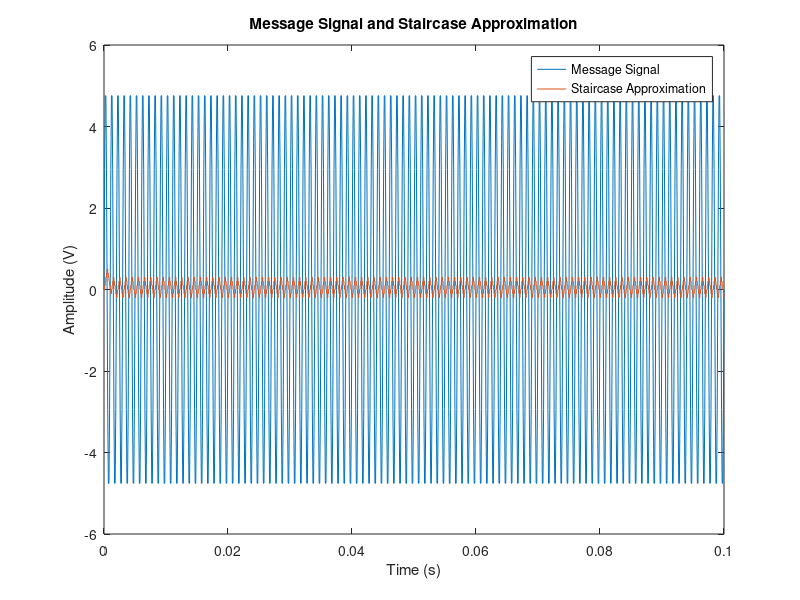
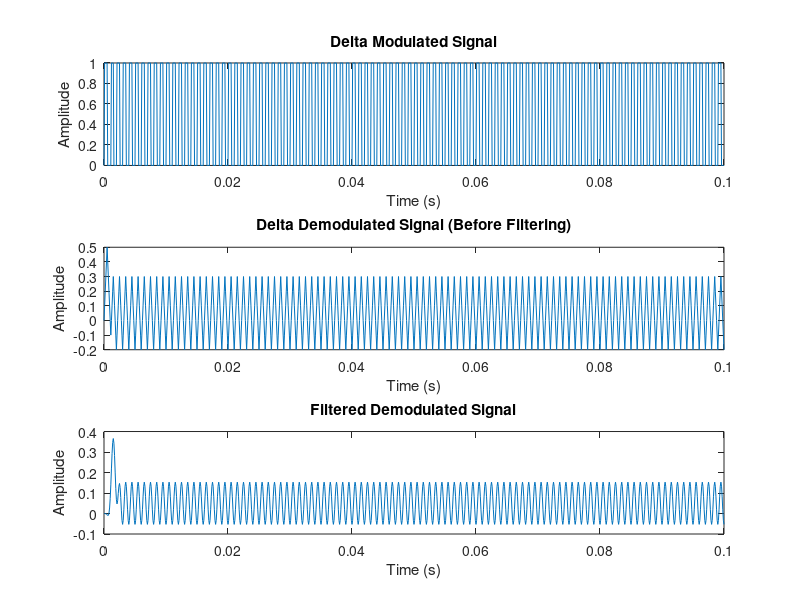

Recreate these plots in MATLAB, in order.
clc;
clear all;
close all;

% Parameters
fs = 10000;         % Sampling frequency
fm = 1000;          % Message signal frequency
t = 0:1/fs:0.1;     % Time vector (0.1 seconds duration)
Am = 5;             % Amplitude of the message signal
del = 0.1;          % Step size for delta modulation

% Generate message signal
x = Am * sin(2*pi*fm*t);  % Message signal with peak voltage of 5V

% Plot the message signal
figure;
plot(t, x);
hold on;
title('Message Signal');
xlabel('Time (s)');
ylabel('Amplitude (V)');

% Initialize variables for delta modulation
y = 0;              % Output DM signal (0 or 1)
strc = 0;           % Staircase approximation (integrator output)

% Delta Modulation
for i = 1:length(x)-1
    if strc(i) <= x(i)
        d = 1;
        strc(i+1) = strc(i) + del;
    else
        d = 0;
        strc(i+1) = strc(i) - del;
    end
    y = [y d];
end

% Plot the staircase approximation
stairs(t, strc);
title('Message Signal and Staircase Approximation');
legend('Message Signal', 'Staircase Approximation');
hold off;

% Mean Squared Error calculation
MSE = sum((x - strc).^2) / length(x);
disp(['Mean Squared Error (MSE): ', num2str(MSE)]);

% Plot delta modulated signal
figure;
subplot(3,1,1);
plot(t, y(1:length(t)));  % Ensure y and t are the same length
title('Delta Modulated Signal');
xlabel('Time (s)');
ylabel('Amplitude');

% Delta Demodulation
y_demod = 0;       % Initialize demodulated signal
strc_demod = 0;    % Initialize staircase approximation for demodulation

for i = 2:length(y)
    if y(i) == 1
        strc_demod = strc_demod + del;
    else
        strc_demod = strc_demod - del;
    end
    y_demod = [y_demod strc_demod];
end

% Plot delta demodulated signal (before filtering)
subplot(3,1,2);
plot(t, y_demod(1:length(t)));  % Ensure y_demod and t are the same length
title('Delta Demodulated Signal (Before Filtering)');
xlabel('Time (s)');
ylabel('Amplitude');

% Apply Lowpass filter
filter_order = 20;
lowpass_filter = fir1(filter_order, fm/(fs/2), 'low');
filtered_demod_signal = filter(lowpass_filter, 1, y_demod);

% Plot the filtered demodulated signal
subplot(3,1,3);
plot(t, filtered_demod_signal(1:length(t)));  % Ensure filtered_demod_signal and t are the same length
title('Filtered Demodulated Signal');
xlabel('Time (s)');
ylabel('Amplitude');
